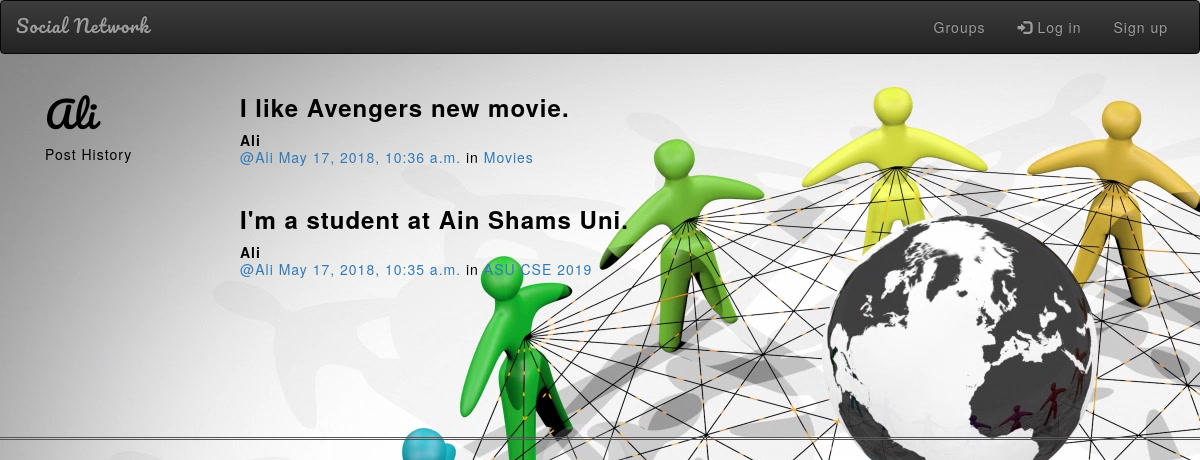
Page /posts/by/Ali/ on the committed database.
### posts/models.py (models this page shows, shortened)
class Post(models.Model):
    user = models.ForeignKey(User, related_name="posts" , on_delete=models.CASCADE)
    created_at = models.DateTimeField(auto_now=True)
    message = models.TextField()
    message_html = models.TextField(editable=False)
    group = models.ForeignKey(Group, related_name="posts",null=True, blank=True , on_delete=models.CASCADE)
    class Meta:
        ordering = ["-created_at"]
        unique_together = ["user", "message"]

### groups/models.py (models this page shows, shortened)
class Group(models.Model):
    name = models.CharField(max_length=255, unique=True)
    slug = models.SlugField(allow_unicode=True, unique=True)
    description = models.TextField(blank=True, default='')
    description_html = models.TextField(editable=False, default='', blank=True)
    members = models.ManyToManyField(User,through="GroupMember")
    class Meta:
        ordering = ["name"]

### posts/views.py (the view)
# urls.py: url(r"by/(?P<username>[-\w]+)/$",views.UserPosts.as_view(),name="for_user"),
class UserPosts(generic.ListView):
    model = models.Post
    template_name = "posts/user_post_list.html"
    def get_queryset(self):
        try:
            self.post_user = User.objects.prefetch_related("posts").get(
                username__iexact=self.kwargs.get("username")
            )
        except User.DoesNotExist:
            raise Http404
        else:
            return self.post_user.posts.all()
    def get_context_data(self, **kwargs):
        context = super().get_context_data(**kwargs)
        context["post_user"] = self.post_user
        return context

### posts/templates/posts/user_post_list.html
{% extends "posts/post_base.html" %}
{% block prepost %}
<div class="col-md-2">
	<h1>{{ post_user.username }}</h1>
	<p>Post History</p>
</div>
{% endblock %}
{% block post_content %}
<div class="col-md-6">
	{% for post in post_list %}
		{% include "posts/_post.html" %}
	{% endfor %}
</div>
{% endblock %}

### posts/templates/posts/_post.html (shortened to what this page needs)
<div class="post media">
	<h3><strong>{{ post.message_html|safe }}</strong></h3>
	<div class="media-body">
		<strong>{{ post.user.username }}</strong>
		<h5 class="media-heading">
			<span class="username"><a href="{% url 'posts:for_user' username=post.user.username %}">@{{ post.user.username }}</a></span>
			<time class="time"><a href="{% url 'posts:single' username=post.user.username pk=post.pk %}">{{ post.created_at }}</a></time>
			{% if post.group %}
			<span class="group-name">in <a href="#">{{ post.group.name }}</a></span>
			{% endif %}
		</h5>
	</div>
</div>

### static/project_DS/master.css (style rules this page uses)
body { background: white url("images/3827200.jpg"); color: black; font-family: 'Helvetica Neue', "Yu Gothic Light"; letter-spacing: 1px; border-bottom: double #555; }
h1 { font-family: Pacifico; }

### rows in the picture
Post: message_html "I like Avengers new movie.", user.username "Ali", created_at "May 17, 2018, 10:36 a.m.", group.name "Movies"
Post: message_html "I'm a student at Ain Shams Uni.", user.username "Ali", created_at "May 17, 2018, 10:35 a.m.", group.name "ASU CSE 2019"

### other values in the picture
{{ post_user.username }} "Ali"
